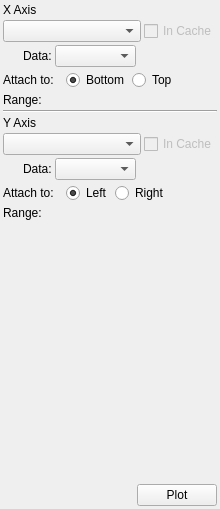
     <widget class="QWidget" name="axesTab" >
      <attribute name="title" >
       <string>Axes</string>
      </attribute>
      <layout class="QVBoxLayout" >
       <property name="spacing" >
        <number>3</number>
       </property>
       <property name="leftMargin" >
        <number>3</number>
       </property>
       <property name="topMargin" >
        <number>3</number>
       </property>
       <property name="rightMargin" >
        <number>3</number>
       </property>
       <property name="bottomMargin" >
        <number>3</number>
       </property>
       <item>
        <widget class="QLabel" name="axesXLabel" >
         <property name="text" >
          <string>X Axis</string>
         </property>
         <property name="textFormat" >
          <enum>Qt::RichText</enum>
         </property>
        </widget>
       </item>
       <item>
        <layout class="QVBoxLayout" >
         <property name="spacing" >
          <number>3</number>
         </property>
         <property name="bottomMargin" >
          <number>0</number>
         </property>
         <item>
          <layout class="QHBoxLayout" >
           <property name="spacing" >
            <number>3</number>
           </property>
           <item>
            <widget class="QComboBox" name="axesXChooser" >
             <property name="sizePolicy" >
              <sizepolicy vsizetype="Fixed" hsizetype="Expanding" >
               <horstretch>0</horstretch>
               <verstretch>0</verstretch>
              </sizepolicy>
             </property>
            </widget>
           </item>
           <item>
            <widget class="QCheckBox" name="axesXInCache" >
             <property name="enabled" >
              <bool>false</bool>
             </property>
             <property name="sizePolicy" >
              <sizepolicy vsizetype="Fixed" hsizetype="Preferred" >
               <horstretch>0</horstretch>
               <verstretch>0</verstretch>
              </sizepolicy>
             </property>
             <property name="text" >
              <string>In Cache</string>
             </property>
            </widget>
           </item>
          </layout>
         </item>
         <item>
          <widget class="QFrame" name="axesXDataFrame" >
           <property name="frameShape" >
            <enum>QFrame::NoFrame</enum>
           </property>
           <property name="frameShadow" >
            <enum>QFrame::Raised</enum>
           </property>
           <layout class="QHBoxLayout" >
            <property name="spacing" >
             <number>3</number>
            </property>
            <property name="leftMargin" >
             <number>20</number>
            </property>
            <property name="topMargin" >
             <number>0</number>
            </property>
            <property name="rightMargin" >
             <number>0</number>
            </property>
            <property name="bottomMargin" >
             <number>0</number>
            </property>
            <item>
             <widget class="QLabel" name="axesXDataLabel" >
              <property name="text" >
               <string>Data:</string>
              </property>
              <property name="textFormat" >
               <enum>Qt::RichText</enum>
              </property>
             </widget>
            </item>
            <item>
             <widget class="QComboBox" name="axesXDataChooser" >
              <property name="sizePolicy" >
               <sizepolicy vsizetype="Fixed" hsizetype="Expanding" >
                <horstretch>0</horstretch>
                <verstretch>0</verstretch>
               </sizepolicy>
              </property>
             </widget>
            </item>
            <item>
             <spacer>
              <property name="orientation" >
               <enum>Qt::Horizontal</enum>
              </property>
              <property name="sizeHint" >
               <size>
                <width>40</width>
                <height>20</height>
               </size>
              </property>
             </spacer>
            </item>
           </layout>
          </widget>
         </item>
         <item>
          <widget class="QFrame" name="frame" >
           <property name="frameShape" >
            <enum>QFrame::NoFrame</enum>
           </property>
           <property name="frameShadow" >
            <enum>QFrame::Raised</enum>
           </property>
           <layout class="QHBoxLayout" >
            <property name="spacing" >
             <number>3</number>
            </property>
            <property name="leftMargin" >
             <number>0</number>
            </property>
            <property name="topMargin" >
             <number>0</number>
            </property>
            <property name="rightMargin" >
             <number>0</number>
            </property>
            <property name="bottomMargin" >
             <number>0</number>
            </property>
            <item>
             <widget class="QLabel" name="axesXAttachLabel" >
              <property name="minimumSize" >
               <size>
                <width>60</width>
                <height>0</height>
               </size>
              </property>
              <property name="maximumSize" >
               <size>
                <width>60</width>
                <height>16777215</height>
               </size>
              </property>
              <property name="text" >
               <string>Attach to:</string>
              </property>
              <property name="textFormat" >
               <enum>Qt::RichText</enum>
              </property>
             </widget>
            </item>
            <item>
             <widget class="QRadioButton" name="axesXAttachBottom" >
              <property name="text" >
               <string>Bottom</string>
              </property>
              <property name="checked" >
               <bool>true</bool>
              </property>
             </widget>
            </item>
            <item>
             <widget class="QRadioButton" name="axesXAttachTop" >
              <property name="text" >
               <string>Top</string>
              </property>
             </widget>
            </item>
            <item>
             <spacer>
              <property name="orientation" >
               <enum>Qt::Horizontal</enum>
              </property>
              <property name="sizeHint" >
               <size>
                <width>40</width>
                <height>20</height>
               </size>
              </property>
             </spacer>
            </item>
           </layout>
          </widget>
         </item>
         <item>
          <layout class="QHBoxLayout" >
           <property name="spacing" >
            <number>3</number>
           </property>
           <property name="topMargin" >
            <number>0</number>
           </property>
           <item>
            <widget class="QLabel" name="axesXRangeLabel" >
             <property name="minimumSize" >
              <size>
               <width>60</width>
               <height>0</height>
              </size>
             </property>
             <property name="maximumSize" >
              <size>
               <width>60</width>
               <height>16777215</height>
              </size>
             </property>
             <property name="text" >
              <string>Range:</string>
             </property>
             <property name="textFormat" >
              <enum>Qt::RichText</enum>
             </property>
             <property name="alignment" >
              <set>Qt::AlignLeading|Qt::AlignLeft|Qt::AlignTop</set>
             </property>
            </widget>
           </item>
           <item>
            <widget class="QFrame" name="axesXRangeFrame" >
             <property name="frameShape" >
              <enum>QFrame::NoFrame</enum>
             </property>
             <property name="frameShadow" >
              <enum>QFrame::Raised</enum>
             </property>
            </widget>
           </item>
          </layout>
         </item>
        </layout>
       </item>
       <item>
        <widget class="Line" name="line_3" >
         <property name="orientation" >
          <enum>Qt::Horizontal</enum>
         </property>
        </widget>
       </item>
       <item>
        <widget class="QLabel" name="axesYLabel" >
         <property name="text" >
          <string>Y Axis</string>
         </property>
         <property name="textFormat" >
          <enum>Qt::RichText</enum>
         </property>
        </widget>
       </item>
       <item>
        <layout class="QVBoxLayout" >
         <property name="spacing" >
          <number>3</number>
         </property>
         <property name="bottomMargin" >
          <number>0</number>
         </property>
         <item>
          <layout class="QHBoxLayout" >
           <property name="spacing" >
            <number>3</number>
           </property>
           <item>
            <widget class="QComboBox" name="axesYChooser" >
             <property name="sizePolicy" >
              <sizepolicy vsizetype="Fixed" hsizetype="Expanding" >
               <horstretch>0</horstretch>
               <verstretch>0</verstretch>
              </sizepolicy>
             </property>
            </widget>
           </item>
           <item>
            <widget class="QCheckBox" name="axesYInCache" >
             <property name="enabled" >
              <bool>false</bool>
             </property>
             <property name="sizePolicy" >
              <sizepolicy vsizetype="Fixed" hsizetype="Preferred" >
               <horstretch>0</horstretch>
               <verstretch>0</verstretch>
              </sizepolicy>
             </property>
             <property name="text" >
              <string>In Cache</string>
             </property>
            </widget>
           </item>
          </layout>
         </item>
         <item>
          <widget class="QFrame" name="axesYDataFrame" >
           <property name="frameShape" >
            <enum>QFrame::NoFrame</enum>
           </property>
           <property name="frameShadow" >
            <enum>QFrame::Raised</enum>
           </property>
           <layout class="QHBoxLayout" >
            <property name="spacing" >
             <number>3</number>
            </property>
            <property name="leftMargin" >
             <number>20</number>
            </property>
            <property name="topMargin" >
             <number>0</number>
            </property>
            <property name="rightMargin" >
             <number>0</number>
            </property>
            <property name="bottomMargin" >
             <number>0</number>
            </property>
            <item>
             <widget class="QLabel" name="axesYDataLabel" >
              <property name="text" >
               <string>Data:</string>
              </property>
              <property name="textFormat" >
               <enum>Qt::RichText</enum>
              </property>
             </widget>
            </item>
            <item>
             <widget class="QComboBox" name="axesYDataChooser" >
              <property name="sizePolicy" >
               <sizepolicy vsizetype="Fixed" hsizetype="Expanding" >
                <horstretch>0</horstretch>
                <verstretch>0</verstretch>
               </sizepolicy>
              </property>
             </widget>
            </item>
            <item>
             <spacer>
              <property name="orientation" >
               <enum>Qt::Horizontal</enum>
              </property>
              <property name="sizeHint" >
               <size>
                <width>40</width>
                <height>20</height>
               </size>
              </property>
             </spacer>
            </item>
           </layout>
          </widget>
         </item>
         <item>
          <widget class="QFrame" name="frame_2" >
           <property name="frameShape" >
            <enum>QFrame::NoFrame</enum>
           </property>
           <property name="frameShadow" >
            <enum>QFrame::Raised</enum>
           </property>
           <layout class="QHBoxLayout" >
            <property name="spacing" >
             <number>3</number>
            </property>
            <property name="leftMargin" >
             <number>0</number>
            </property>
            <property name="topMargin" >
             <number>0</number>
            </property>
            <property name="rightMargin" >
             <number>0</number>
            </property>
            <property name="bottomMargin" >
             <number>0</number>
            </property>
            <item>
             <widget class="QLabel" name="axesYAttachLabel" >
              <property name="minimumSize" >
               <size>
                <width>60</width>
                <height>0</height>
               </size>
              </property>
              <property name="maximumSize" >
               <size>
                <width>60</width>
                <height>16777215</height>
               </size>
              </property>
              <property name="text" >
               <string>Attach to:</string>
              </property>
              <property name="textFormat" >
               <enum>Qt::RichText</enum>
              </property>
             </widget>
            </item>
            <item>
             <widget class="QRadioButton" name="axesYAttachLeft" >
              <property name="text" >
               <string>Left</string>
              </property>
              <property name="checked" >
               <bool>true</bool>
              </property>
             </widget>
            </item>
            <item>
             <widget class="QRadioButton" name="axesYAttachRight" >
              <property name="text" >
               <string>Right</string>
              </property>
             </widget>
            </item>
            <item>
             <spacer>
              <property name="orientation" >
               <enum>Qt::Horizontal</enum>
              </property>
              <property name="sizeHint" >
               <size>
                <width>40</width>
                <height>20</height>
               </size>
              </property>
             </spacer>
            </item>
           </layout>
          </widget>
         </item>
         <item>
          <layout class="QHBoxLayout" >
           <property name="spacing" >
            <number>3</number>
           </property>
           <property name="topMargin" >
            <number>0</number>
           </property>
           <item>
            <widget class="QLabel" name="axesYRangeLabel" >
             <property name="minimumSize" >
              <size>
               <width>60</width>
               <height>0</height>
              </size>
             </property>
             <property name="maximumSize" >
              <size>
               <width>60</width>
               <height>16777215</height>
              </size>
             </property>
             <property name="text" >
              <string>Range:</string>
             </property>
             <property name="textFormat" >
              <enum>Qt::RichText</enum>
             </property>
             <property name="alignment" >
              <set>Qt::AlignLeading|Qt::AlignLeft|Qt::AlignTop</set>
             </property>
            </widget>
           </item>
           <item>
            <widget class="QFrame" name="axesYRangeFrame" >
             <property name="frameShape" >
              <enum>QFrame::NoFrame</enum>
             </property>
             <property name="frameShadow" >
              <enum>QFrame::Raised</enum>
             </property>
            </widget>
           </item>
          </layout>
         </item>
        </layout>
       </item>
       <item>
        <spacer>
         <property name="orientation" >
          <enum>Qt::Vertical</enum>
         </property>
         <property name="sizeHint" >
          <size>
           <width>171</width>
           <height>261</height>
          </size>
         </property>
        </spacer>
       </item>
       <item>
        <layout class="QHBoxLayout" >
         <property name="spacing" >
          <number>0</number>
         </property>
         <item>
          <spacer>
           <property name="orientation" >
            <enum>Qt::Horizontal</enum>
           </property>
           <property name="sizeHint" >
            <size>
             <width>40</width>
             <height>20</height>
            </size>
           </property>
          </spacer>
         </item>
         <item>
          <widget class="QPushButton" name="axesPlotButton" >
           <property name="text" >
            <string>Plot</string>
           </property>
          </widget>
         </item>
        </layout>
       </item>
      </layout>
     </widget>
